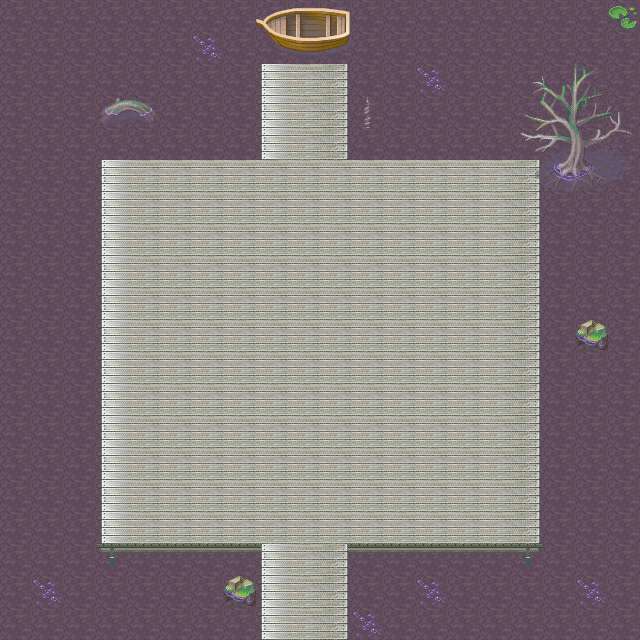

A level layout from a 2D game, rendered from its tile map. Below: a short description, then the map file with tile-grid data replaced by summaries:
An orthogonal 20x20 tile map with 32x32 px tiles, 5 tile layers (Background, BG2, underGround, Ground, ...), 1 hidden layer not drawn and 46 objects (10x Right, 10x Left, 9x Up, 9x Down, 2x InvisibleBlock, ...).

<map version="1.0" orientation="orthogonal" renderorder="right-down" width="20" height="20" tilewidth="32" tileheight="32" nextobjectid="64">
 <tileset firstgid="1" name="All_Tiles" tilewidth="32" tileheight="32" tilecount="1200" columns="40">
  <image source="../Tiles/All_Tiles.png" width="1280" height="960" />
  <tile id="831">
   <objectgroup draworder="index" />
  </tile>
  <tile id="832">
   <objectgroup draworder="index" />
  </tile>
  <tile id="833">
   <objectgroup draworder="index" />
  </tile>
  <tile id="834">
   <objectgroup draworder="index" />
  </tile>
  <tile id="835">
   <objectgroup draworder="index" />
  </tile>
  <tile id="871">
   <objectgroup draworder="index" />
  </tile>
  <tile id="872">
   <objectgroup draworder="index" />
  </tile>
  <tile id="873">
   <objectgroup draworder="index" />
  </tile>
  <tile id="911">
   <objectgroup draworder="index" />
  </tile>
  <tile id="912">
   <objectgroup draworder="index" />
  </tile>
  <tile id="913">
   <objectgroup draworder="index" />
  </tile>
  <tile id="914">
   <objectgroup draworder="index" />
  </tile>
  <tile id="915">
   <objectgroup draworder="index" />
  </tile>
  <tile id="1031">
   <objectgroup draworder="index" />
  </tile>
  <tile id="1032">
   <objectgroup draworder="index" />
  </tile>
  <tile id="1071">
   <objectgroup draworder="index" />
  </tile>
  <tile id="1072">
   <objectgroup draworder="index" />
  </tile>
  <tile id="1111">
   <objectgroup draworder="index" />
  </tile>
  <tile id="1112">
   <objectgroup draworder="index" />
  </tile>
 </tileset>
 <layer name="Background" width="20" height="20">
  <properties>
   <property name="collide" type="bool" value="true" />
   <property name="worldSize" type="bool" value="true" />
  </properties>
  <data>[400 cells, 214 non-empty, 1 distinct tile ids]</data>
 </layer>
 <layer name="BG2" width="20" height="20">
  <data>[400 cells, 42 non-empty, 1 distinct tile ids]</data>
 </layer>
 <layer name="underGround" width="20" height="20">
  <data>[400 cells, 14 non-empty, 3 distinct tile ids]</data>
 </layer>
 <layer name="Ground" width="20" height="20">
  <data>[400 cells, 186 non-empty, 3 distinct tile ids]</data>
 </layer>
 <layer name="BossWall" width="20" height="20" visible="0">
  <data>[400 cells, 53 non-empty, 11 distinct tile ids]</data>
 </layer>
 <layer name="Object" width="20" height="20">
  <data>[400 cells, 34 non-empty, 28 distinct tile ids]</data>
 </layer>
 <objectgroup name="Interractions">
  <object id="9" name="Enter" type="InvisibleBlock" x="256" y="543.333" width="96" height="33" />
  <object id="10" name="Exit" type="InvisibleBlock" x="256" y="127.333" width="96" height="33" />
 </objectgroup>
 <objectgroup name="Ennemies" />
 <objectgroup name="StartPosition">
  <object id="1" name="Start" x="302" y="592" />
 </objectgroup>
 <objectgroup name="Souls" />
 <objectgroup name="Exit">
  <object id="7" name="Out" x="305" y="71" />
 </objectgroup>
 <objectgroup name="BossWall">
  <object id="11" name="1" type="CornerUL" x="96" y="128" width="32" height="64" />
  <object id="12" name="2" type="Up" x="128" y="128" width="32" height="64" />
  <object id="13" name="3" type="Up" x="160" y="128" width="32" height="64" />
  <object id="14" name="4" type="Up" x="192" y="128" width="32" height="64" />
  <object id="15" name="5" type="Up" x="224" y="128" width="32" height="64" />
  <object id="16" name="6" type="Up" x="352" y="128" width="32" height="64" />
  <object id="17" name="7" type="Up" x="384" y="128" width="32" height="64" />
  <object id="18" name="8" type="Up" x="416" y="128" width="32" height="64" />
  <object id="19" name="9" type="Up" x="448" y="128" width="32" height="64" />
  <object id="20" name="10" type="Up" x="480" y="128" width="32" height="64" />
  <object id="21" name="11" type="CornerUR" x="512" y="128" width="32" height="64" />
  <object id="24" name="12" type="Right" x="512" y="192" width="32" height="32" />
  <object id="25" name="13" type="Right" x="512" y="224" width="32" height="32" />
  <object id="26" name="14" type="Right" x="512" y="256" width="32" height="32" />
  <object id="27" name="15" type="Right" x="512" y="288" width="32" height="32" />
  <object id="28" name="16" type="Right" x="512" y="320" width="32" height="32" />
  <object id="29" name="17" type="Right" x="512" y="352" width="32" height="32" />
  <object id="30" name="18" type="Right" x="512" y="384" width="32" height="32" />
  <object id="31" name="19" type="Right" x="512" y="416" width="32" height="32" />
  <object id="32" name="20" type="Right" x="512" y="448" width="32" height="32" />
  <object id="33" name="21" type="Right" x="512" y="480" width="32" height="32" />
  <object id="34" name="22" type="CornerDR" x="512" y="512" width="32" height="32" />
  <object id="35" name="23" type="Down" x="480" y="512" width="32" height="32" />
  <object id="36" name="24" type="Down" x="448" y="512" width="32" height="32" />
  <object id="37" name="25" type="Down" x="416" y="512" width="32" height="32" />
  <object id="38" name="26" type="Down" x="384" y="512" width="32" height="32" />
  <object id="39" name="27" type="Down" x="352" y="512" width="32" height="32" />
  <object id="40" name="28" type="Down" x="224" y="512" width="32" height="32" />
  <object id="41" name="29" type="Down" x="192" y="512" width="32" height="32" />
  <object id="42" name="30" type="Down" x="160" y="512" width="32" height="32" />
  <object id="43" name="31" type="Down" x="128" y="512" width="32" height="32" />
  <object id="44" name="32" type="CornerDL" x="96" y="512" width="32" height="32" />
  <object id="45" name="33" type="Left" x="96" y="480" width="32" height="32" />
  <object id="54" name="34" type="Left" x="96" y="448" width="32" height="32" />
  <object id="55" name="35" type="Left" x="96" y="416" width="32" height="32" />
  <object id="56" name="36" type="Left" x="96" y="384" width="32" height="32" />
  <object id="57" name="37" type="Left" x="96" y="352" width="32" height="32" />
  <object id="58" name="38" type="Left" x="96" y="320" width="32" height="32" />
  <object id="59" name="39" type="Left" x="96" y="288" width="32" height="32" />
  <object id="60" name="40" type="Left" x="96" y="256" width="32" height="32" />
  <object id="61" name="41" type="Left" x="96" y="224" width="32" height="32" />
  <object id="62" name="42" type="Left" x="96" y="192" width="32" height="32" />
 </objectgroup>
</map>